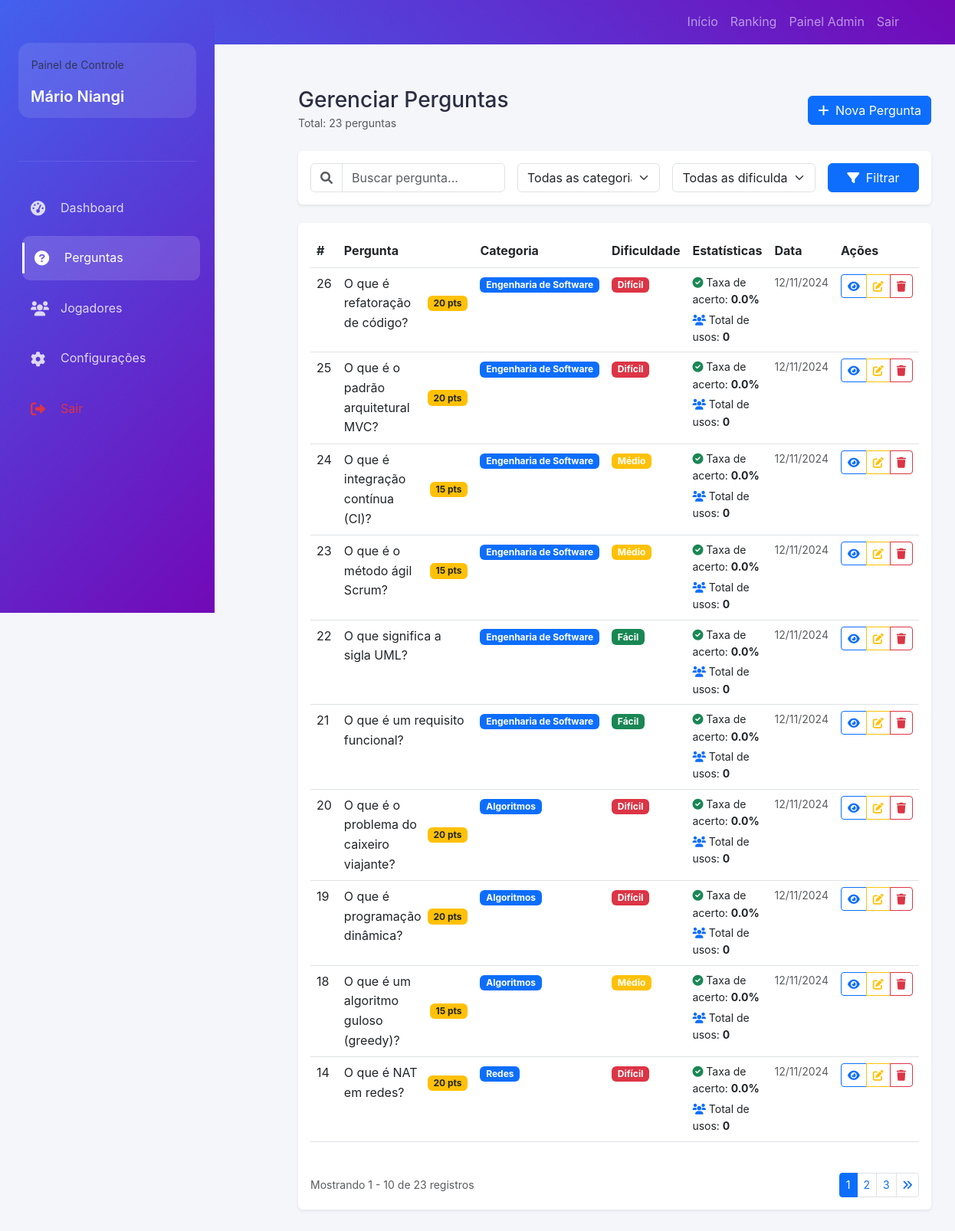
/admin/perguntas.php (signed in), run on the app's committed database.
### tables this page shows
CREATE TABLE `perguntas` (
  `id` int(11) NOT NULL,
  `pergunta` text NOT NULL,
  `dificuldade` enum('facil','medio','dificil') DEFAULT 'medio',
  `categoria` varchar(50) NOT NULL,
  `pontos` int(11) DEFAULT 10,
  `data_criacao` timestamp NOT NULL DEFAULT current_timestamp()
);

### admin/perguntas.php (the view, shortened to what this page needs)
<?php
$titulo_pagina = 'Gerenciar Perguntas';
require_once '../includes/conexao.php';
require_once '../includes/funcoes.php';
$itens_por_pagina = 10;
$pagina_atual = isset($_GET['pagina']) ? max(1, (int)$_GET['pagina']) : 1;
$offset = ($pagina_atual - 1) * $itens_por_pagina;
$categoria = isset($_GET['categoria']) ? limparDados($_GET['categoria']) : '';
$dificuldade = isset($_GET['dificuldade']) ? limparDados($_GET['dificuldade']) : '';
$busca = isset($_GET['busca']) ? limparDados($_GET['busca']) : '';
$query_base = "
    SELECT
        p.*,
        GROUP_CONCAT(
            CONCAT_WS('::',
                r.id,
                r.resposta,
                r.correta
            ) SEPARATOR '||'
        ) as respostas,
        COUNT(DISTINCT pr.id) as total_usos,
        ROUND(
            SUM(CASE WHEN pr.correta = 1 THEN 1 ELSE 0 END) /
            COUNT(DISTINCT pr.id) * 100,
            1
        ) as taxa_acerto
    FROM perguntas p
    LEFT JOIN respostas r ON p.id = r.pergunta_id
    LEFT JOIN partidas_respostas pr ON r.id = pr.resposta_id
";
$params = [];
$query_base .= " GROUP BY p.id";
try {
    $query_count = "SELECT COUNT(DISTINCT p.id) as total FROM perguntas p";
    $stmt = $conexao->prepare($query_count);
    $stmt->execute($params);
    $total_registros = $stmt->fetch(PDO::FETCH_ASSOC)['total'];
} catch(PDOException $e) {
    registrar_log('erro', 'Erro ao contar registros: ' . $e->getMessage());
    $total_registros = 0;
}
$total_paginas = ceil($total_registros / $itens_por_pagina);
$pagina_atual = min($pagina_atual, $total_paginas);
try {
    $query_completa = $query_base . "
        ORDER BY p.id DESC
        LIMIT :offset, :limit
    ";
    $stmt = $conexao->prepare($query_completa);
    $stmt->bindValue(':offset', $offset, PDO::PARAM_INT);
    $stmt->bindValue(':limit', $itens_por_pagina, PDO::PARAM_INT);
    $stmt->execute();
    $perguntas = $stmt->fetchAll(PDO::FETCH_ASSOC);
} catch(PDOException $e) {
    registrar_log('erro', 'Erro ao buscar perguntas: ' . $e->getMessage());
    $perguntas = [];
}
require_once '../includes/header.php';
?>
<div class="admin-wrapper">
    <aside class="admin-sidebar">
        <div class="sidebar-header">
            <div class="sidebar-profile">
                <div>
                    <small class="text-muted">Painel de Controle</small>
                    <h5 class="mb-0"><?php echo htmlspecialchars($_SESSION['admin_nome'] ?? 'Administrador'); ?></h5>
                </div>
            </div>
        </div>
        <nav class="admin-menu">
            <a href="<?php echo BASE_URL; ?>index.php" class="menu-item">
                <i class="fas fa-tachometer-alt"></i> Dashboard
            </a>
            <a href="<?php echo BASE_URL; ?>perguntas.php" class="menu-item active">
                <i class="fas fa-question-circle"></i> Perguntas
            </a>
            <a href="<?php echo BASE_URL; ?>jogadores.php" class="menu-item">
                <i class="fas fa-users"></i> Jogadores
            </a>
            <a href="<?php echo BASE_URL; ?>configuracoes.php" class="menu-item">
                <i class="fas fa-cog"></i> Configurações
            </a>
            <a href="<?php echo BASE_URL; ?>logout.php" class="menu-item text-danger">
                <i class="fas fa-sign-out-alt"></i> Sair
            </a>
        </nav>
    </aside>
    <main class="admin-content">
        <div class="container-fluid">
            <div class="d-flex justify-content-between align-items-center mb-4">
                <div>
                    <h1 class="h3 mb-0"><?php echo $titulo_pagina; ?></h1>
                    <small class="text-muted">
                        Total: <?php echo number_format($total_registros, 0, ',', '.'); ?> perguntas
                    </small>
                </div>
                <button type="button" class="btn btn-primary" data-bs-toggle="modal" data-bs-target="#addPerguntaModal">
                    <i class="fas fa-plus me-1"></i> Nova Pergunta
                </button>
            </div>
            <div class="card mb-4 border-0 shadow-sm">
                <div class="card-body">
                    <form method="GET" class="row g-3">
                        <div class="col-md-4">
                            <div class="input-group">
                                <span class="input-group-text bg-white">
                                    <i class="fas fa-search text-muted"></i>
                                </span>
                                <input type="text" class="form-control" name="busca"
                                       placeholder="Buscar pergunta..."
                                       value="<?php echo htmlspecialchars($busca); ?>">
                            </div>
                        </div>
                        <div class="col-md-3">
                            <select class="form-select" name="categoria">
                                <option value="">Todas as categorias</option>
                            </select>
                        </div>
                        <div class="col-md-3">
                            <select class="form-select" name="dificuldade">
                                <option value="">Todas as dificuldades</option>
                            </select>
                        </div>
                        <div class="col-md-2">
                            <button type="submit" class="btn btn-primary w-100">
                                <i class="fas fa-filter me-1"></i> Filtrar
                            </button>
                        </div>
                    </form>
                </div>
            </div>
            <div class="card border-0 shadow-sm">
                <div class="card-body">
                    <?php if(empty($perguntas)): ?>
                        <div class="text-center py-5">
                            <i class="fas fa-search fa-3x text-muted mb-3"></i>
                            <h5>Nenhuma pergunta encontrada</h5>
                            <p class="text-muted">
                                <?php if($busca || $categoria || $dificuldade): ?>
                                    Tente ajustar os filtros de busca
                                <?php else: ?>
                                    Comece adicionando uma nova pergunta
                                <?php endif; ?>
                            </p>
                        </div>
                    <?php else: ?>
                        <div class="table-responsive">
                        <table class="table table-hover">
                            <thead>
                                <tr>
                                    <th style="width: 5%">#</th>
                                    <th style="width: 35%">Pergunta</th>
                                    <th style="width: 15%">Categoria</th>
                                    <th style="width: 10%">Dificuldade</th>
                                    <th style="width: 15%">Estatísticas</th>
                                    <th style="width: 10%">Data</th>
                                    <th style="width: 10%">Ações</th>
                                </tr>
                            </thead>
                            <tbody>
                                <?php foreach($perguntas as $pergunta): ?>
                                <tr>
                                    <td><?php echo $pergunta['id']; ?></td>
                                    <td>
                                        <div class="d-flex align-items-center">
                                            <div class="pergunta-texto">
                                                <?php
                                                $texto_pergunta = htmlspecialchars($pergunta['pergunta']);
                                                echo strlen($texto_pergunta) > 100
                                                    ? substr($texto_pergunta, 0, 100) . '...'
                                                    : $texto_pergunta;
                                                ?>
                                            </div>
                                            <?php if($pergunta['pontos'] > 10): ?>
                                                <span class="badge bg-warning text-dark ms-2">
                                                    <?php echo $pergunta['pontos']; ?> pts
                                                </span>
                                            <?php endif; ?>
                                        </div>
                                    </td>
                                    <td>
                                        <span class="badge bg-primary">
                                            <?php echo htmlspecialchars(ucfirst($pergunta['categoria'])); ?>
                                        </span>
                                    </td>
                                    <td>
                                        <?php
                                        $dificuldade_class = [
                                            'facil' => 'success',
                                            'medio' => 'warning',
                                            'dificil' => 'danger'
                                        ];
                                        $classe = $dificuldade_class[$pergunta['dificuldade']] ?? 'secondary';
                                        ?>
                                        <span class="badge bg-<?php echo $classe; ?>">
                                            <?php echo DIFICULDADES[$pergunta['dificuldade']] ?? 'Desconhecida'; ?>
                                        </span>
                                    </td>
                                    <td>
                                        <div class="small">
                                            <div class="mb-1">
                                                <i class="fas fa-check-circle text-success"></i>
                                                Taxa de acerto:
                                                <strong><?php echo number_format($pergunta['taxa_acerto'] ?? 0, 1); ?>%</strong>
                                            </div>
                                            <div>
                                                <i class="fas fa-users text-primary"></i>
                                                Total de usos:
                                                <strong><?php echo number_format($pergunta['total_usos'] ?? 0); ?></strong>
                                            </div>
                                        </div>
                                    </td>
                                    <td>
                                        <div class="small text-muted">
                                            <?php echo date('d/m/Y', strtotime($pergunta['data_criacao'])); ?>
                                        </div>
                                    </td>
                                    <td>
                                        <div class="btn-group">
                                            <button type="button"
                                                    class="btn btn-sm btn-outline-primary btn-visualizar"
                                                    data-id="<?php echo $pergunta['id']; ?>"
                                                    title="Visualizar">
                                                <i class="fas fa-eye"></i>
                                            </button>
                                            <button type="button"
                                                    class="btn btn-sm btn-outline-warning btn-editar"
                                                    data-id="<?php echo $pergunta['id']; ?>"
                                                    title="Editar">
                                                <i class="fas fa-edit"></i>
                                            </button>
                                            <button type="button"
                                                    class="btn btn-sm btn-outline-danger btn-excluir"
                                                    data-id="<?php echo $pergunta['id']; ?>"
                                                    title="Excluir">
                                                <i class="fas fa-trash"></i>
                                            </button>
                                        </div>
                                    </td>
                                </tr>
                                <?php endforeach; ?>
                            </tbody>
                        </table>
                    </div>
                    <?php if($total_paginas > 1): ?>
                    <div class="d-flex justify-content-between align-items-center mt-4">
                        <div class="text-muted small">
                            Mostrando <?php echo $offset + 1; ?> -
                            <?php echo min($offset + $itens_por_pagina, $total_registros); ?>
                            de <?php echo $total_registros; ?> registros
                        </div>
                        <nav aria-label="Navegação">
                            <ul class="pagination pagination-sm mb-0">
                                <?php
                                $inicio = max(1, $pagina_atual - 2);
                                $fim = min($total_paginas, $pagina_atual + 2);
                                if($inicio > 1): ?>
                                <?php endif;
                                for($i = $inicio; $i <= $fim; $i++): ?>
                                    <li class="page-item <?php echo $i == $pagina_atual ? 'active' : ''; ?>">
                                        <a class="page-link" href="?pagina=<?php echo $i; ?><?php
                                            echo $categoria ? '&categoria='.urlencode($categoria) : '';
                                            echo $dificuldade ? '&dificuldade='.urlencode($dificuldade) : '';
                                            echo $busca ? '&busca='.urlencode($busca) : '';
                                        ?>"><?php echo $i; ?></a>
                                    </li>
                                <?php endfor;
                                if($fim < $total_paginas): ?>
                                <?php endif;
                                if($pagina_atual < $total_paginas): ?>
                                    <li class="page-item">
                                        <a class="page-link" href="?pagina=<?php echo $total_paginas; ?><?php
                                            echo $categoria ? '&categoria='.urlencode($categoria) : '';
                                            echo $dificuldade ? '&dificuldade='.urlencode($dificuldade) : '';
                                            echo $busca ? '&busca='.urlencode($busca) : '';
                                        ?>">
                                            <i class="fas fa-angle-double-right"></i>
                                        </a>
                                    </li>
                                <?php endif; ?>
                            </ul>
                        </nav>
                    </div>
                    <?php endif; ?>
                    <?php endif; ?>
                </div>
            </div>
        </div>
    </main>
</div>
<?php require_once '../includes/footer.php'; ?>

### data on the page
perguntas: id "26", pergunta "O que é refatoração de código?", pontos "20", categoria "Engenharia de Software", dificuldade "Difícil", taxa_acerto "0.0", total_usos "0", data_criacao "12/11/2024"
perguntas: id "25", pergunta "O que é o padrão arquitetural MVC?", pontos "20", categoria "Engenharia de Software", dificuldade "Difícil", taxa_acerto "0.0", total_usos "0", data_criacao "12/11/2024"
perguntas: id "24", pergunta "O que é integração contínua (CI)?", pontos "15", categoria "Engenharia de Software", dificuldade "Médio", taxa_acerto "0.0", total_usos "0", data_criacao "12/11/2024"
perguntas: id "23", pergunta "O que é o método ágil Scrum?", pontos "15", categoria "Engenharia de Software", dificuldade "Médio", taxa_acerto "0.0", total_usos "0", data_criacao "12/11/2024"
perguntas: id "22", pergunta "O que significa a sigla UML?", categoria "Engenharia de Software", dificuldade "Fácil", taxa_acerto "0.0", total_usos "0", data_criacao "12/11/2024"
perguntas: id "21", pergunta "O que é um requisito funcional?", categoria "Engenharia de Software", dificuldade "Fácil", taxa_acerto "0.0", total_usos "0", data_criacao "12/11/2024"
perguntas: id "20", pergunta "O que é o problema do caixeiro viajante?", pontos "20", categoria "Algoritmos", dificuldade "Difícil", taxa_acerto "0.0", total_usos "0", data_criacao "12/11/2024"
perguntas: id "19", pergunta "O que é programação dinâmica?", pontos "20", categoria "Algoritmos", dificuldade "Difícil", taxa_acerto "0.0", total_usos "0", data_criacao "12/11/2024"
perguntas: id "18", pergunta "O que é um algoritmo guloso (greedy)?", pontos "15", categoria "Algoritmos", dificuldade "Médio", taxa_acerto "0.0", total_usos "0", data_criacao "12/11/2024"
perguntas: id "14", pergunta "O que é NAT em redes?", pontos "20", categoria "Redes", dificuldade "Difícil", taxa_acerto "0.0", total_usos "0", data_criacao "12/11/2024"

### other printed values
$_SESSION['admin_nome'] "Mário Niangi"
$titulo_pagina "Gerenciar Perguntas"
$total_registros "23"
$offset + 1 "1"
min($offset + $itens_por_pagina, $total_registros) "10"
